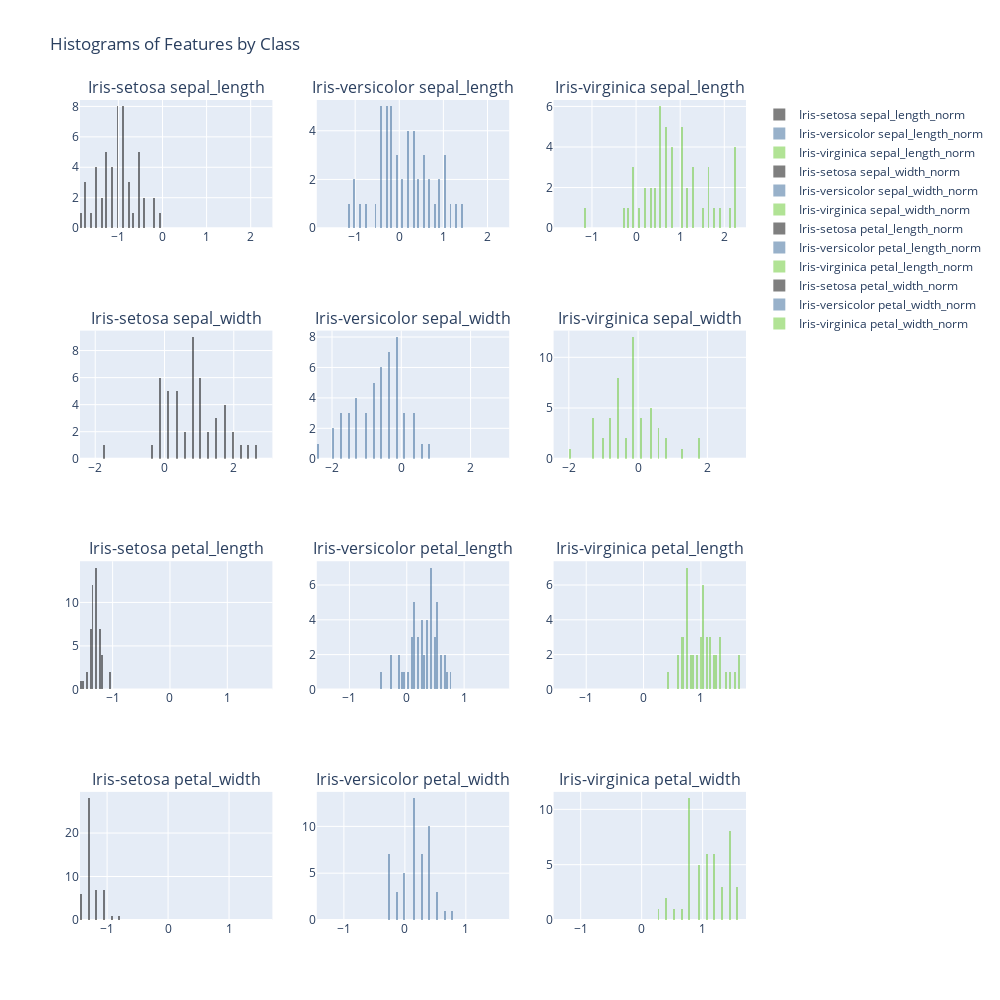

The notebook cell this image was saved under:
### Code cell
# Define colors for unique classes
unique_classes = df['class'].unique()
colors = {
    unique_class: f"rgba({(i * 50) % 255}, {(i * 100) % 255}, {(i * 150) % 255}, 0.5)"
    for i, unique_class in enumerate(unique_classes)
}

# Create 4 rows and 3 columns of subplots
fig = make_subplots(
    rows=4, 
    cols=3, 
    subplot_titles=[
        f"{cls} {feature}" 
        for feature in df.columns[:-1] 
        for cls in unique_classes
    ]
)

features = features

# Histogram bin size for consistent intervals
x_ranges = {
    feature: [df[feature].min(), df[feature].max()] 
    for feature in features
}

num_bins = 100
bin_sizes = {
    feature: (x_ranges[feature][1]-x_ranges[feature][0])/num_bins
    for feature in features
}

# Loop through each feature and class to add histograms to subplots
for i, feature in enumerate(features):
    row = i + 1
    bin_size = bin_sizes[feature]
    for j, sample_class in enumerate(unique_classes):
        col = j + 1
        sample_data = df[df['class'] == sample_class][feature]

        fig.add_trace(
            go.Histogram(
                x=sample_data,
                xbins=dict(start=x_ranges[feature][0], end=x_ranges[feature][1], size=bin_size),
                marker=dict(color=colors[sample_class]),
                name=f"{sample_class} {feature}"
            ),
            row=row,
            col=col
        )

        fig.update_xaxes(
            range=[x_ranges[feature][0], x_ranges[feature][1]],  # Set desired range
            row=row,
            col=col,
        )

# Layout updates for consistent axes and plot size
fig.update_xaxes(showgrid=True)
fig.update_yaxes(showgrid=True)

fig.update_layout(
    height=1000,
    width=1000,
    title_text="Histograms of Features by Class",
    showlegend=True,
)

# Display the plot
fig.show()

### Figure 1 — Plotly figure (JSON) as saved in the notebook; plotly's stock layout.template omitted (floating-point values rounded to 4 significant figures)
{"data": [{"marker": {"color": "rgba(0, 0, 0, 0.5)"}, "name": "Iris-setosa sepal_length_norm", "type": "histogram", "x": [-0.9007, -1.143, -1.385, -1.507, -1.022, -0.5372, -1.507, -1.022, -1.749, -1.143, -0.5372, -1.264, -1.264, -1.87, -0.05251, -0.1737, -0.5372, -0.9007, -0.1737, -0.9007, -0.5372, -0.9007, -1.507, -0.9007, -1.264, -1.022, -1.022, -0.7795, -0.7795, -1.385, -1.264, -0.5372, -0.7795, -0.416, -1.143, -1.022, -0.416, -1.143, -1.749, -0.9007, -1.022, -1.628, -1.749, -1.022, -0.9007, -1.264, -0.9007, -1.507, -0.6583, -1.022], "xaxis": "x", "xbins": {"end": 2.492, "size": 0.04362, "start": -1.87}, "yaxis": "y"}, {"marker": {"color": "rgba(50, 100, 150, 0.5)"}, "name": "Iris-versicolor sepal_length_norm", "type": "histogram", "x": [1.402, 0.6745, 1.28, -0.416, 0.7957, -0.1737, 0.5533, -1.143, 0.9168, -0.7795, -1.022, 0.06866, 0.1898, 0.311, -0.2948, 1.038, -0.2948, -0.05251, 0.4322, -0.2948, 0.06866, 0.311, 0.5533, 0.311, 0.6745, 0.9168, 1.159, 1.038, 0.1898, -0.1737, -0.416, -0.416, -0.05251, 0.1898, -0.5372, 0.1898, 1.038, 0.5533, -0.2948, -0.416, -0.416, 0.311, -0.05251, -1.022, -0.2948, -0.1737, -0.1737, 0.4322, -0.9007, -0.1737], "xaxis": "x2", "xbins": {"end": 2.492, "size": 0.04362, "start": -1.87}, "yaxis": "y2"}, {"marker": {"color": "rgba(100, 200, 45, 0.5)"}, "name": "Iris-virginica sepal_length_norm", "type": "histogram", "x": [0.5533, -0.05251, 1.523, 0.5533, 0.7957, 2.129, -1.143, 1.765, 1.038, 1.644, 0.7957, 0.6745, 1.159, -0.1737, -0.05251, 0.6745, 0.7957, 2.25, 2.25, 0.1898, 1.28, -0.2948, 2.25, 0.5533, 1.038, 1.644, 0.4322, 0.311, 0.6745, 1.644, 1.886, 2.492, 0.6745, 0.5533, 0.311, 2.25, 0.5533, 0.6745, 0.1898, 1.28, 1.038, 1.28, -0.05251, 1.159, 1.038, 1.038, 0.5533, 0.7957, 0.4322, 0.06866], "xaxis": "x3", "xbins": {"end": 2.492, "size": 0.04362, "start": -1.87}, "yaxis": "y3"}, {"marker": {"color": "rgba(0, 0, 0, 0.5)"}, "name": "Iris-setosa sepal_width_norm", "type": "histogram", "x": [1.032, -0.125, 0.3378, 0.1064, 1.263, 1.958, 0.8007, 0.8007, -0.3564, 0.1064, 1.495, 0.8007, -0.125, -0.125, 2.189, 3.115, 1.958, 1.032, 1.726, 1.726, 0.8007, 1.495, 1.263, 0.5693, 0.8007, -0.125, 0.8007, 1.032, 0.8007, 0.3378, 0.1064, 0.8007, 2.42, 2.652, 0.1064, 0.3378, 1.032, 0.1064, -0.125, 0.8007, 1.032, -1.745, 0.3378, 1.032, 1.726, -0.125, 1.726, 0.3378, 1.495, 0.5693], "xaxis": "x4", "xbins": {"end": 3.115, "size": 0.05554, "start": -2.439}, "yaxis": "y4"}, {"marker": {"color": "rgba(50, 100, 150, 0.5)"}, "name": "Iris-versicolor sepal_width_norm", "type": "histogram", "x": [0.3378, 0.3378, 0.1064, -1.745, -0.5878, -0.5878, 0.5693, -1.513, -0.3564, -0.8192, -2.439, -0.125, -1.976, -0.3564, -0.3564, 0.1064, -0.125, -0.8192, -1.976, -1.282, 0.3378, -0.5878, -1.282, -0.5878, -0.3564, -0.125, -0.5878, -0.125, -0.3564, -1.051, -1.513, -1.513, -0.8192, -0.8192, -0.125, 0.8007, 0.1064, -1.745, -0.125, -1.282, -1.051, -0.125, -1.051, -1.745, -0.8192, -0.125, -0.3564, -0.3564, -1.282, -0.5878], "xaxis": "x5", "xbins": {"end": 3.115, "size": 0.05554, "start": -2.439}, "yaxis": "y5"}, {"marker": {"color": "rgba(100, 200, 45, 0.5)"}, "name": "Iris-virginica sepal_width_norm", "type": "histogram", "x": [0.5693, -0.8192, -0.125, -0.3564, -0.125, -0.125, -1.282, -0.3564, -1.282, 1.263, 0.3378, -0.8192, -0.125, -1.282, -0.5878, 0.3378, -0.125, 1.726, -1.051, -1.976, 0.3378, -0.5878, -0.5878, -0.8192, 0.5693, 0.3378, -0.5878, -0.125, -0.5878, -0.125, -0.5878, 1.726, -0.5878, -0.5878, -1.051, -0.125, 0.8007, 0.1064, -0.125, 0.1064, 0.1064, 0.1064, -0.8192, 0.3378, 0.5693, -0.125, -1.282, -0.125, 0.8007, -0.125], "xaxis": "x6", "xbins": {"end": 3.115, "size": 0.05554, "start": -2.439}, "yaxis": "y6"}, {"marker": {"color": "rgba(0, 0, 0, 0.5)"}, "name": "Iris-setosa petal_length_norm", "type": "histogram", "x": [-1.341, -1.341, -1.398, -1.284, -1.341, -1.171, -1.341, -1.284, -1.341, -1.284, -1.284, -1.228, -1.341, -1.512, -1.455, -1.284, -1.398, -1.341, -1.171, -1.284, -1.171, -1.284, -1.569, -1.171, -1.057, -1.228, -1.228, -1.284, -1.341, -1.228, -1.228, -1.284, -1.284, -1.341, -1.284, -1.455, -1.398, -1.284, -1.398, -1.284, -1.398, -1.398, -1.398, -1.228, -1.057, -1.341, -1.228, -1.341, -1.284, -1.341], "xaxis": "x7", "xbins": {"end": 1.786, "size": 0.03355, "start": -1.569}, "yaxis": "y7"}, {"marker": {"color": "rgba(50, 100, 150, 0.5)"}, "name": "Iris-versicolor petal_length_norm", "type": "histogram", "x": [0.5353, 0.4216, 0.649, 0.1372, 0.4784, 0.4216, 0.5353, -0.2608, 0.4784, 0.08037, -0.1471, 0.251, 0.1372, 0.5353, -0.09023, 0.3647, 0.4216, 0.1941, 0.4216, 0.08037, 0.5922, 0.1372, 0.649, 0.5353, 0.3078, 0.3647, 0.5922, 0.7059, 0.4216, -0.1471, 0.0235, -0.03336, 0.08037, 0.7628, 0.4216, 0.4216, 0.5353, 0.3647, 0.1941, 0.1372, 0.3647, 0.4784, 0.1372, -0.2608, 0.251, 0.251, 0.251, 0.3078, -0.4314, 0.1941], "xaxis": "x8", "xbins": {"end": 1.786, "size": 0.03355, "start": -1.569}, "yaxis": "y8"}, {"marker": {"color": "rgba(100, 200, 45, 0.5)"}, "name": "Iris-virginica petal_length_norm", "type": "histogram", "x": [1.275, 0.7628, 1.218, 1.047, 1.161, 1.616, 0.4216, 1.445, 1.161, 1.331, 0.7628, 0.8765, 0.9902, 0.7059, 0.7628, 0.8765, 0.9902, 1.673, 1.786, 0.7059, 1.104, 0.649, 1.673, 0.649, 1.104, 1.275, 0.5922, 0.649, 1.047, 1.161, 1.331, 1.502, 1.047, 0.7628, 1.047, 1.331, 1.047, 0.9902, 0.5922, 0.9334, 1.047, 0.7628, 0.7628, 1.218, 1.104, 0.8196, 0.7059, 0.8196, 0.9334, 0.7628], "xaxis": "x9", "xbins": {"end": 1.786, "size": 0.03355, "start": -1.569}, "yaxis": "y9"}, {"marker": {"color": "rgba(0, 0, 0, 0.5)"}, "name": "Iris-setosa petal_width_norm", "type": "histogram", "x": [-1.313, -1.313, -1.313, -1.313, -1.313, -1.05, -1.182, -1.313, -1.313, -1.444, -1.313, -1.313, -1.444, -1.444, -1.313, -1.05, -1.05, -1.182, -1.182, -1.182, -1.313, -1.05, -1.313, -0.9186, -1.313, -1.313, -1.05, -1.313, -1.313, -1.313, -1.313, -1.05, -1.444, -1.313, -1.444, -1.313, -1.313, -1.444, -1.313, -1.313, -1.182, -1.182, -1.313, -0.7871, -1.05, -1.182, -1.313, -1.313, -1.313, -1.313], "xaxis": "x10", "xbins": {"end": 1.711, "size": 0.03155, "start": -1.444}, "yaxis": "y10"}, {"marker": {"color": "rgba(50, 100, 150, 0.5)"}, "name": "Iris-versicolor petal_width_norm", "type": "histogram", "x": [0.2647, 0.3962, 0.3962, 0.1332, 0.3962, 0.1332, 0.5276, -0.2612, 0.1332, 0.2647, -0.2612, 0.3962, -0.2612, 0.2647, 0.1332, 0.2647, 0.3962, -0.2612, 0.3962, -0.1297, 0.7906, 0.1332, 0.3962, 0.001753, 0.1332, 0.2647, 0.2647, 0.6591, 0.3962, -0.2612, -0.1297, -0.2612, 0.001753, 0.5276, 0.3962, 0.5276, 0.3962, 0.1332, 0.1332, 0.1332, 0.001753, 0.2647, 0.001753, -0.2612, 0.1332, 0.001753, 0.1332, 0.1332, -0.1297, 0.1332], "xaxis": "x11", "xbins": {"end": 1.711, "size": 0.03155, "start": -1.444}, "yaxis": "y11"}, {"marker": {"color": "rgba(100, 200, 45, 0.5)"}, "name": "Iris-virginica petal_width_norm", "type": "histogram", "x": [1.711, 0.9221, 1.185, 0.7906, 1.316, 1.185, 0.6591, 0.7906, 0.7906, 1.711, 1.054, 0.9221, 1.185, 1.054, 1.579, 1.448, 0.7906, 1.316, 1.448, 0.3962, 1.448, 1.054, 1.054, 0.7906, 1.185, 0.7906, 0.7906, 0.7906, 1.185, 0.5276, 0.9221, 1.054, 1.316, 0.3962, 0.2647, 1.448, 1.579, 0.7906, 0.7906, 1.185, 1.579, 1.448, 0.9221, 1.448, 1.711, 1.448, 0.9221, 1.054, 1.448, 0.7906], "xaxis": "x12", "xbins": {"end": 1.711, "size": 0.03155, "start": -1.444}, "yaxis": "y12"}], "layout": {"annotations": [{"font": {"size": 16}, "showarrow": false, "text": "Iris-setosa sepal_length", "x": 0.1444, "xanchor": "center", "xref": "paper", "y": 1, "yanchor": "bottom", "yref": "paper"}, {"font": {"size": 16}, "showarrow": false, "text": "Iris-versicolor sepal_length", "x": 0.5, "xanchor": "center", "xref": "paper", "y": 1, "yanchor": "bottom", "yref": "paper"}, {"font": {"size": 16}, "showarrow": false, "text": "Iris-virginica sepal_length", "x": 0.8556, "xanchor": "center", "xref": "paper", "y": 1, "yanchor": "bottom", "yref": "paper"}, {"font": {"size": 16}, "showarrow": false, "text": "Iris-setosa sepal_width", "x": 0.1444, "xanchor": "center", "xref": "paper", "y": 0.7188, "yanchor": "bottom", "yref": "paper"}, {"font": {"size": 16}, "showarrow": false, "text": "Iris-versicolor sepal_width", "x": 0.5, "xanchor": "center", "xref": "paper", "y": 0.7188, "yanchor": "bottom", "yref": "paper"}, {"font": {"size": 16}, "showarrow": false, "text": "Iris-virginica sepal_width", "x": 0.8556, "xanchor": "center", "xref": "paper", "y": 0.7188, "yanchor": "bottom", "yref": "paper"}, {"font": {"size": 16}, "showarrow": false, "text": "Iris-setosa petal_length", "x": 0.1444, "xanchor": "center", "xref": "paper", "y": 0.4375, "yanchor": "bottom", "yref": "paper"}, {"font": {"size": 16}, "showarrow": false, "text": "Iris-versicolor petal_length", "x": 0.5, "xanchor": "center", "xref": "paper", "y": 0.4375, "yanchor": "bottom", "yref": "paper"}, {"font": {"size": 16}, "showarrow": false, "text": "Iris-virginica petal_length", "x": 0.8556, "xanchor": "center", "xref": "paper", "y": 0.4375, "yanchor": "bottom", "yref": "paper"}, {"font": {"size": 16}, "showarrow": false, "text": "Iris-setosa petal_width", "x": 0.1444, "xanchor": "center", "xref": "paper", "y": 0.1562, "yanchor": "bottom", "yref": "paper"}, {"font": {"size": 16}, "showarrow": false, "text": "Iris-versicolor petal_width", "x": 0.5, "xanchor": "center", "xref": "paper", "y": 0.1562, "yanchor": "bottom", "yref": "paper"}, {"font": {"size": 16}, "showarrow": false, "text": "Iris-virginica petal_width", "x": 0.8556, "xanchor": "center", "xref": "paper", "y": 0.1562, "yanchor": "bottom", "yref": "paper"}], "height": 1000, "showlegend": true, "title": {"text": "Histograms of Features by Class"}, "width": 1000, "xaxis": {"anchor": "y", "domain": [0, 0.2889], "range": [-1.87, 2.492], "showgrid": true}, "xaxis10": {"anchor": "y10", "domain": [0, 0.2889], "range": [-1.444, 1.711], "showgrid": true}, "xaxis11": {"anchor": "y11", "domain": [0.3556, 0.6444], "range": [-1.444, 1.711], "showgrid": true}, "xaxis12": {"anchor": "y12", "domain": [0.7111, 1], "range": [-1.444, 1.711], "showgrid": true}, "xaxis2": {"anchor": "y2", "domain": [0.3556, 0.6444], "range": [-1.87, 2.492], "showgrid": true}, "xaxis3": {"anchor": "y3", "domain": [0.7111, 1], "range": [-1.87, 2.492], "showgrid": true}, "xaxis4": {"anchor": "y4", "domain": [0, 0.2889], "range": [-2.439, 3.115], "showgrid": true}, "xaxis5": {"anchor": "y5", "domain": [0.3556, 0.6444], "range": [-2.439, 3.115], "showgrid": true}, "xaxis6": {"anchor": "y6", "domain": [0.7111, 1], "range": [-2.439, 3.115], "showgrid": true}, "xaxis7": {"anchor": "y7", "domain": [0, 0.2889], "range": [-1.569, 1.786], "showgrid": true}, "xaxis8": {"anchor": "y8", "domain": [0.3556, 0.6444], "range": [-1.569, 1.786], "showgrid": true}, "xaxis9": {"anchor": "y9", "domain": [0.7111, 1], "range": [-1.569, 1.786], "showgrid": true}, "yaxis": {"anchor": "x", "domain": [0.8438, 1], "showgrid": true}, "yaxis10": {"anchor": "x10", "domain": [0, 0.1562], "showgrid": true}, "yaxis11": {"anchor": "x11", "domain": [0, 0.1562], "showgrid": true}, "yaxis12": {"anchor": "x12", "domain": [0, 0.1562], "showgrid": true}, "yaxis2": {"anchor": "x2", "domain": [0.8438, 1], "showgrid": true}, "yaxis3": {"anchor": "x3", "domain": [0.8438, 1], "showgrid": true}, "yaxis4": {"anchor": "x4", "domain": [0.5625, 0.7188], "showgrid": true}, "yaxis5": {"anchor": "x5", "domain": [0.5625, 0.7188], "showgrid": true}, "yaxis6": {"anchor": "x6", "domain": [0.5625, 0.7188], "showgrid": true}, "yaxis7": {"anchor": "x7", "domain": [0.2812, 0.4375], "showgrid": true}, "yaxis8": {"anchor": "x8", "domain": [0.2812, 0.4375], "showgrid": true}, "yaxis9": {"anchor": "x9", "domain": [0.2812, 0.4375], "showgrid": true}}}
